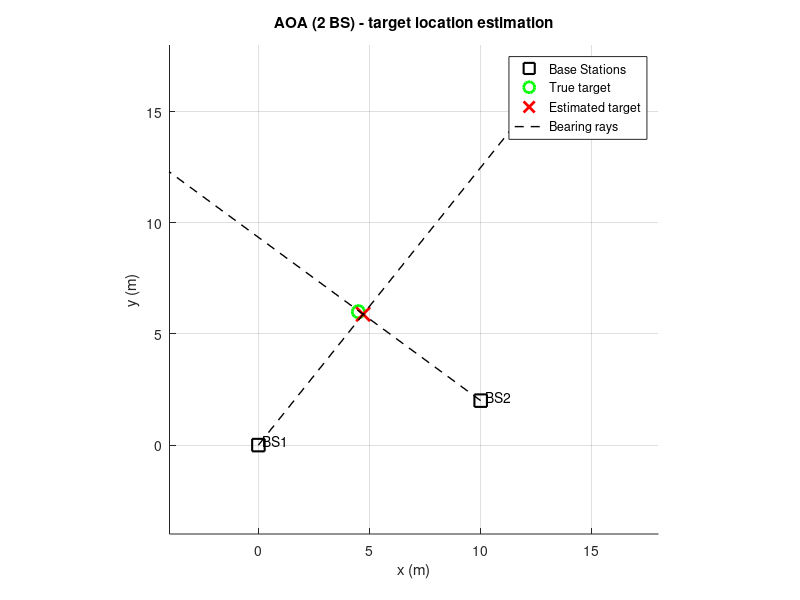

The MATLAB source for this figure:
%% ======================= AOA (2D) 最少2基站：两条方位射线交会/最小二乘 =======================
clear; clc; close all;                                       % 清空变量/命令行/关闭图窗

sigma_theta = deg2rad(1.0);                                   % 方位角测量噪声标准差(弧度)，例：1度

S = [0, 0;                                                     % 基站1坐标
     10, 2];                                                   % 基站2坐标
p_true = [4.5; 6.0];                                           % 真实目标坐标

theta_true = zeros(2,1);                                       % 存放真实方位角
theta_meas = zeros(2,1);                                       % 存放测得方位角(带噪声)

for i = 1:2                                                    % 对两个基站分别生成方位角测量
    dx = p_true(1) - S(i,1);                                   % 目标相对基站的x差
    dy = p_true(2) - S(i,2);                                   % 目标相对基站的y差
    theta_true(i) = atan2(dy, dx);                             % 真实方位角 atan2(y-y_i, x-x_i)
    theta_meas(i) = theta_true(i) + sigma_theta*randn;         % 测得方位角=真实+噪声
end

N = zeros(2,2);                                                % 线性约束矩阵 N*p = b (2条直线)
b = zeros(2,1);                                                % 右端 b

for i = 1:2                                                    % 对每条方位线构造法向约束
    ni = [-sin(theta_meas(i)); cos(theta_meas(i))];            % 射线方向u=[cos;sin]的法向n=[-sin;cos]
    N(i,:) = ni.';                                             % 第i行放n^T
    b(i)   = ni.' * S(i,:).';                                  % b_i = n^T*s_i，使 n^T(p - s_i)=0
end

p_hat = N\b;                                                   % 解两条直线交点(含噪时为最小二乘)

fprintf('AOA: true = (%.3f, %.3f),  hat = (%.3f, %.3f)\n', ...
    p_true(1), p_true(2), p_hat(1), p_hat(2));                 % 打印结果

figure; hold on; grid on; axis equal;                          % 新图窗、保持、网格、等比例
title('AOA (2 BS) - target location estimation');   % 标题
xlabel('x (m)'); ylabel('y (m)');                               % 坐标轴标签

plot(S(:,1), S(:,2), 'ks', 'MarkerSize', 9, 'LineWidth', 1.5);  % 画基站
text(S(:,1)+0.2, S(:,2)+0.2, {'BS1','BS2'});                    % 标注基站

plot(p_true(1), p_true(2), 'go', 'MarkerSize', 9, 'LineWidth', 2); % 真实目标
plot(p_hat(1),  p_hat(2),  'rx', 'MarkerSize', 10, 'LineWidth', 2);% 估计目标

L = 20;                                                        % 射线长度(用于画线段)
for i = 1:2                                                     % 画每个基站的方位射线(虚线)
    ux = cos(theta_meas(i));                                    % 射线方向x分量
    uy = sin(theta_meas(i));                                    % 射线方向y分量
    x_line = [S(i,1), S(i,1) + L*ux];                            % 射线端点x坐标(从基站出发)
    y_line = [S(i,2), S(i,2) + L*uy];                            % 射线端点y坐标(从基站出发)
    plot(x_line, y_line, 'k--', 'LineWidth', 1.0);               % 虚线画射线
end

legend('Base Stations','True target','Estimated target','Bearing rays', ...
    'Location','best');                                         % 图例

xlim([-4, 18]); ylim([-4, 18]);                                  % 设置显示范围
